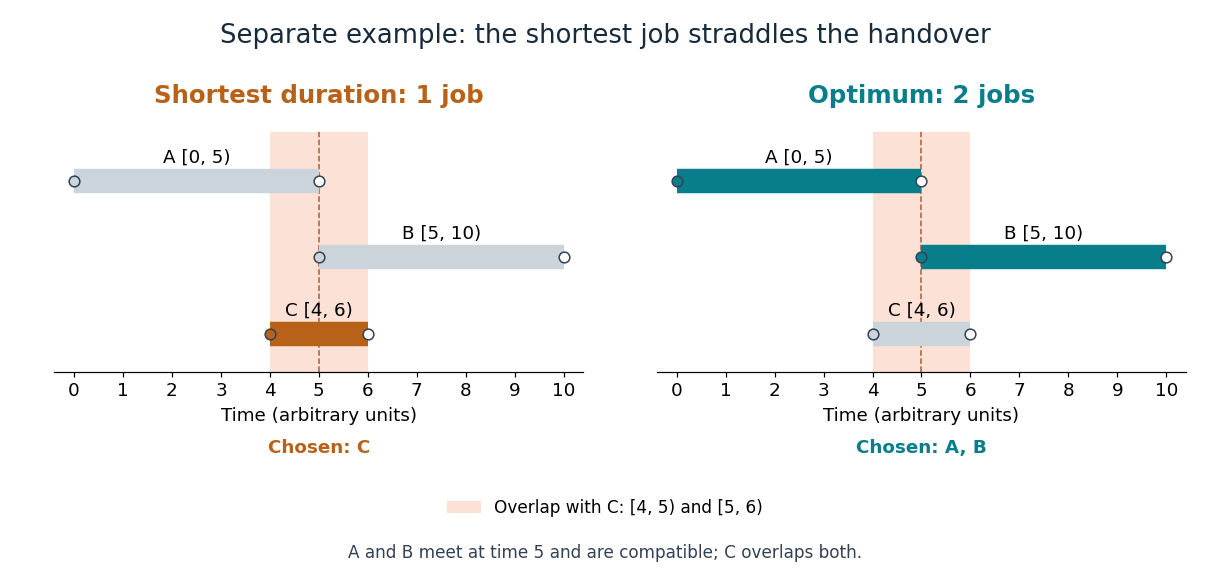

Write Python code to recreate this figure.
"""Original shortest-duration counterexample; Python 3.14, matplotlib 3.10.7.

Run from _media; writes this script's basename with a .png extension.
"""
from pathlib import Path

import matplotlib.pyplot as plt
from matplotlib.patches import Patch


JOBS = [("A", 0, 5), ("B", 5, 10), ("C", 4, 6)]


def main():
    plt.rcParams.update({"font.size": 12})
    fig, axes = plt.subplots(1, 2, figsize=(11, 5.2), dpi=110,
                             sharex=True, sharey=True, facecolor="white")
    for ax, chosen, color, title in zip(
        axes, [{"C"}, {"A", "B"}], ["#b86118", "#087e8b"],
        ["Shortest duration: 1 job", "Optimum: 2 jobs"]
    ):
        ax.set_facecolor("white")
        for left, right in [(4, 5), (5, 6)]:
            ax.axvspan(left, right, facecolor="#fce2d6", zorder=0)
        ax.axvline(5, color="#a85d36", ls="--", lw=1, zorder=1)
        for row, (name, left, right) in enumerate(JOBS):
            y = 2 - row
            shade = color if name in chosen else "#cbd3db"
            ax.plot([left, right], [y, y], color=shade, lw=16,
                    solid_capstyle="butt", zorder=2)
            ax.plot(left, y, "o", ms=7, color=shade, mec="#334155", zorder=3)
            ax.plot(right, y, "o", ms=7, mfc="white", mec="#334155", zorder=3)
            ax.text((left + right) / 2, y + .24,
                    f"{name} [{left}, {right})", ha="center", fontsize=12)
        ax.set_title(title, fontsize=16, color=color, fontweight="bold", pad=19)
        ax.set_xlim(-.4, 10.4)
        ax.set_ylim(-.5, 2.65)
        ax.set_xticks(range(11))
        ax.set_yticks([])
        ax.set_xlabel("Time (arbitrary units)")
        ax.spines[["left", "right", "top"]].set_visible(False)
        ax.text(.5, -.34, "Chosen: " + ", ".join(sorted(chosen)),
                transform=ax.transAxes, ha="center", fontweight="bold",
                color=color)
    fig.suptitle("Separate example: the shortest job straddles the handover", y=.96,
                 fontsize=17, color="#172b3a")
    fig.legend(handles=[Patch(facecolor="#fce2d6", label="Overlap with C: [4, 5) and [5, 6)")],
               loc="lower center", bbox_to_anchor=(.5, .07), frameon=False,
               fontsize=11)
    fig.text(.5, .025, "A and B meet at time 5 and are compatible; C overlaps both.",
             ha="center", fontsize=11, color="#334155")
    fig.subplots_adjust(left=.045, right=.98, top=.77, bottom=.35, wspace=.14)
    fig.savefig(Path(__file__).stem + ".png", facecolor="white", transparent=False)
    plt.close(fig)


if __name__ == "__main__":
    main()
